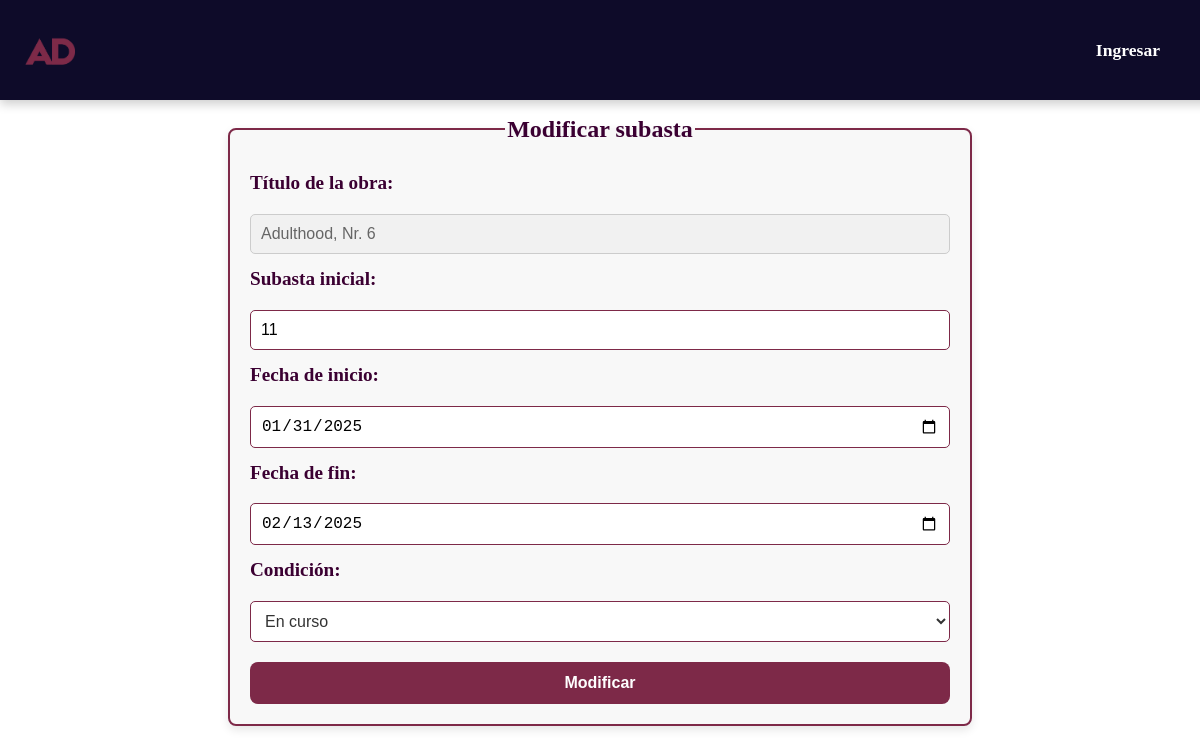
Screenshot of /Subasta/subasta_modificar.php?ID_Obra=1 with the database file from the repository.
### tables this page shows
CREATE TABLE IF NOT EXISTS `subasta` (
  `ID_Subasta` bigint(11) NOT NULL AUTO_INCREMENT,
  `ID_Obra` bigint(11) DEFAULT NULL,
  `valor_inicial` int(11) DEFAULT NULL,
  `fecha_inicio` date DEFAULT NULL,
  `fecha_fin` date DEFAULT NULL,
  `ID_Condicion` bigint(11) DEFAULT NULL,
  PRIMARY KEY (`ID_Subasta`),
  KEY `ID_Obra` (`ID_Obra`),
  KEY `ID_Condicion` (`ID_Condicion`),
  CONSTRAINT `subasta_ibfk_1` FOREIGN KEY (`ID_Obra`) REFERENCES `obra` (`ID_Obra`) ON DELETE CASCADE ON UPDATE CASCADE,
  CONSTRAINT `subasta_ibfk_2` FOREIGN KEY (`ID_Condicion`) REFERENCES `condicion` (`ID_Condicion`) ON DELETE CASCADE ON UPDATE CASCADE
);

CREATE TABLE IF NOT EXISTS `obra` (
  `ID_Obra` bigint(11) NOT NULL AUTO_INCREMENT,
  `titulo` varchar(100) DEFAULT NULL,
  `ID_Artista` bigint(11) DEFAULT NULL,
  `fecha` int(4) DEFAULT NULL,
  `ID_Detalle` bigint(11) DEFAULT NULL,
  `imagen` blob DEFAULT NULL,
  PRIMARY KEY (`ID_Obra`),
  KEY `ID_Artista` (`ID_Artista`),
  KEY `ID_Detalle` (`ID_Detalle`),
  CONSTRAINT `obra_ibfk_1` FOREIGN KEY (`ID_Artista`) REFERENCES `artista` (`ID_Artista`) ON DELETE CASCADE ON UPDATE CASCADE,
  CONSTRAINT `obra_ibfk_3` FOREIGN KEY (`ID_Detalle`) REFERENCES `detalle_obra` (`ID_Detalle`) ON DELETE CASCADE ON UPDATE CASCADE
);

### Subasta/subasta_modificar.php (the view, shortened to what this page needs)
<!DOCTYPE html>
<html>
<head>
    <link rel="stylesheet" href="Styles.css">
</head>
<body>
<?php
    include 'conexion_galeria.php';
    include('../menu.php');
    if (isset($_GET['ID_Obra'])) {
        $ID_Obra = $_GET['ID_Obra'];
        $sql = "
            SELECT obra.titulo, obra.fecha, obra.imagen, subasta.valor_inicial, subasta.ID_Condicion,
                   subasta.fecha_inicio, subasta.fecha_fin
            FROM obra
            LEFT JOIN subasta ON obra.ID_Obra = subasta.ID_Obra
            WHERE obra.ID_Obra = '$ID_Obra'";
        $resultado = mysqli_query($mysqli, $sql);
        if (mysqli_num_rows($resultado) > 0) {
            $fila = mysqli_fetch_assoc($resultado);
?>
    <div id="modificar">
    <fieldset>
        <legend>Modificar subasta</legend>
        <form action="subasta_modificar.php" method="post">
            <label>Título de la obra: </label>
            <input type="text" value="<?php echo $fila['titulo']; ?>" readonly><br>
            <label>Subasta inicial:</label>
            <input type="number" name="valor_inicial" value="<?php echo $fila['valor_inicial']; ?>" step="0.01" required><br>
            <label>Fecha de inicio:</label>
            <input type="date" name="fecha_inicio" value="<?php echo $fila['fecha_inicio']; ?>" required><br>
            <label>Fecha de fin:</label>
            <input type="date" name="fecha_fin" value="<?php echo $fila['fecha_fin']; ?>" required><br>
            <label>Condición:</label>
            <select name="ID_Condicion" required>
                <?php
                    $sqlCondiciones = "SELECT * FROM condicion";
                    $resultadoCondiciones = mysqli_query($mysqli, $sqlCondiciones);
                    while ($filaCondicion = mysqli_fetch_assoc($resultadoCondiciones)) {
                        $selected = ($filaCondicion['ID_Condicion'] == $fila['ID_Condicion']) ? 'selected' : '';
                        echo "<option value='{$filaCondicion['ID_Condicion']}' $selected>{$filaCondicion['descripcion']}</option>";
                    }
                ?>
            </select><br>
            <input type="submit" value="Modificar">
        </form>
    </fieldset>
    </div>
<?php
        } else {
            echo "No se encontró la obra.";
        }
    } else {
        echo "ID de la obra no proporcionado.";
    }
?>
</body>
</html>

### Subasta/Styles.css (style rules this page uses)
body { font-family: 'Playfair Display', serif; background-color: #ffffff; margin: 0; padding: 0; color: #3b0032; line-height: 1.6; text-align: center; }
fieldset { border: 2px solid #7d2948; border-radius: 8px; padding: 20px; margin: 20px auto; max-width: 700px; background-color: #f8f8f8; box-shadow: 0 4px 10px rgba(0, 0, 0, 0.1); }
legend { font-size: 1.5rem; font-weight: bold; color: #3b0032; text-align: center; }
label { font-size: 1.2rem; font-weight: bold; display: block; color: #3b0032; margin-bottom: 5px; }
input[type="text"], input[type="number"], input[type="date"], select, textarea { width: 100%; padding: 10px; margin: 5px 0; border: 1px solid #7d2948; border-radius: 5px; font-size: 1rem; box-sizing: border-box; }
input[type="submit"] { background-color: #7d2948; color: white; border: none; padding: 12px 20px; font-size: 1rem; font-weight: bold; border-radius: 8px; cursor: pointer; transition: background-color 0.3s ease; margin-top: 10px; width: 100%; }
input[readonly] { background-color: #f1f1f1; color: #666; border: 1px solid #ccc; }
select { background-color: #fff; color: #333; border: 1px solid #7d2948; padding: 10px; border-radius: 5px; font-size: 1rem; box-sizing: border-box; }
#modificar { text-align: left; margin-top: 70px; padding: 20px 0px; }
input[type="text"], input[type="number"], input[type="date"], select { margin: 10px 0; }

### style.css (style rules this page uses)
body { font-family: 'Playfair Display', serif; background-color: #ffffff; margin: 0; padding: 0; color: #3b0032; line-height: 1.6; }

### rows the page displays
subasta: ID_Obra.titulo "Adulthood, Nr. 6", valor_inicial "11", fecha_inicio "01/31/2025", fecha_fin "02/13/2025"

### other values shown
form field ID_Condicion "En curso"
